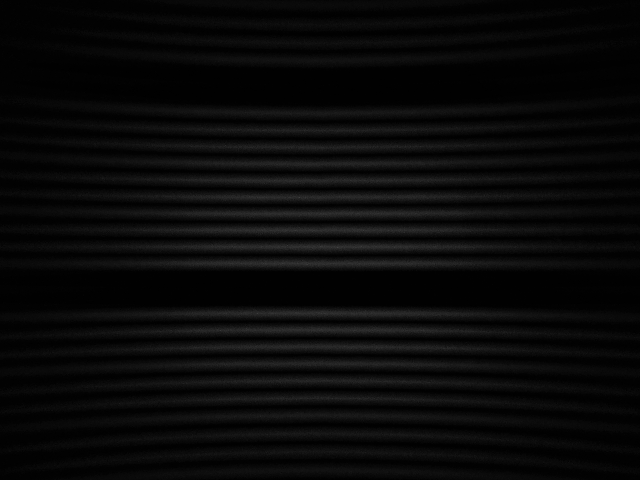
%> input picture Prototyping/frame_633.png, 640 x 480 px
$ octave extendDataLenghts.m   (GNU Octave 9; MATLAB toolbox functions it lacks are replaced by stand-ins)
%> lines starting %> are read from the running program, lines starting %| are printed output that depends on the picture; in (x1, y1, x2, y2) boxes, pixels count from 0 and x2, y2 are one past the last pixel; in counts of white or black regions, pixels touching at a corner belong together; the program's own positions count from 1

filterspec = {'*.jpg;*.tif;*.png;*.gif','All Image Files'};
[file,path] = uigetfile(filterspec);
%> the answer given: frame_633.png
imagefile = [path file];
roi_image = imread(imagefile);
%> roi_image is the input picture: size 480x640 uint8; min 0, max 66, mean 9.1

% Gray scale the image if it is not already
if size(roi_image, 3) == 3
    roi_GS = im2gray(roi_image);
else
    roi_GS = roi_image;
end

roi_BW = imbinarize(roi_GS);
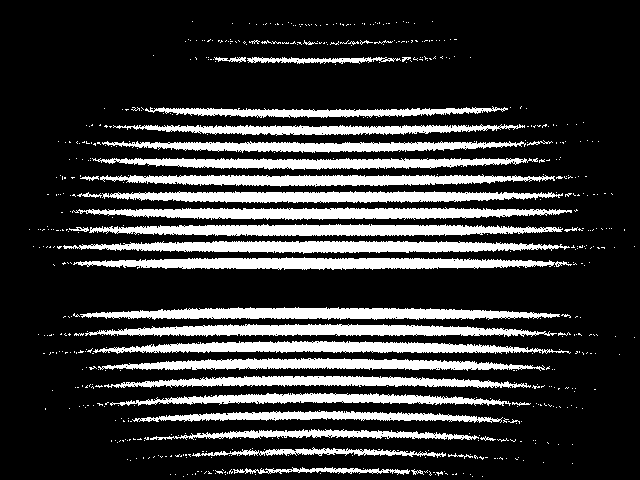
%> roi_BW: size 480x640 logical; 21% white; 571 white regions (533 under 20 px), largest, box (x1, y1, x2, y2) and area: (73, 257, 572, 270) 4260, (63, 241, 570, 254) 4246, (72, 207, 572, 220) 4147
[height, width, ~] = size(roi_image); % image dimensions
%> height = 480; width = 640

% Middle coloumn - look at the middle coloumn for the values  and
% extrapolate - increaese the regiobn lenghts
% You can adjust the column_width parameter to control how much of the middle to extract
column_width = round(width * 0.2);
%> column_width = 128
middle = round(width / 2);
%> middle = 320
start_col = max(1, middle - floor(column_width/2));
%> start_col = 256
end_col = min(width, middle + floor(column_width/2));
%> end_col = 384

middle_column_BW = roi_BW(:, start_col:end_col);
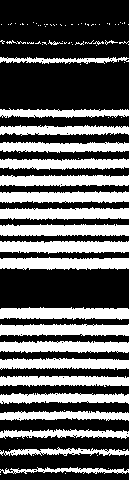
%> middle_column_BW: size 480x129 logical; 38.1% white; 92 white regions (69 under 20 px), largest, box (x1, y1, x2, y2) and area: (0, 241, 129, 254) 1405, (0, 257, 129, 270) 1392, (0, 224, 129, 236) 1380

horizontal_profile = sum(middle_column_BW, 2);
%> horizontal_profile = 480 values, max 129 at index 112, min 0 at index 1, mean 49.14

% go through the middle coloumn image and define the regions
regions = horizontal_profile > 0;
%> regions = 480 logical values, 247 true
region_changes = diff([0; regions; 0]);
%> region_changes = 481 values, max 1 at index 23, min -1 at index 28, mean 0
region_starts = find(region_changes == 1);
%> region_starts = 23 values from 23 to 468
region_ends = find(region_changes == -1) - 1;
%> region_ends = 23 values from 27 to 475

% Extend each region horizontally to cover the full width
extended_regions = false(size(roi_BW)); % blank image to mask the region

for i = 1:length(region_starts)
    extended_regions(region_starts(i):region_ends(i), :) = true;
end
%> this loop made 23 passes
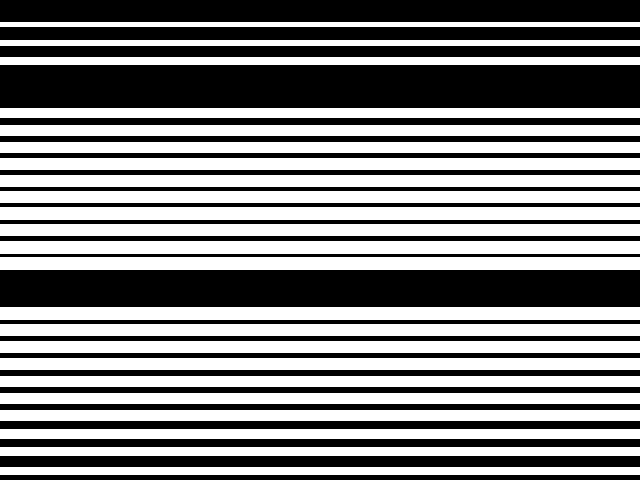
%> extended_regions: size 480x640 logical; 51.5% white; 24 black regions, largest, box (x1, y1, x2, y2) and area: (0, 65, 640, 108) 27520, (0, 270, 640, 307) 23680, (0, 0, 640, 22) 14080
% this should createa a horiztional bar for each of the regions found and
% extend it

figure('Name', 'Original Processing');
subplot(2,2,1); imshow(roi_BW); title('Original Binary ROI');
subplot(2,2,2); imshow(middle_column_BW); title('Middle Column Extracted');
subplot(2,2,3); imshow(extended_regions); title('Extended Regions');

%%

% bwboundaries again  to trace boundaries and plot rectangles
[B, L] = bwboundaries(extended_regions, 'noholes');
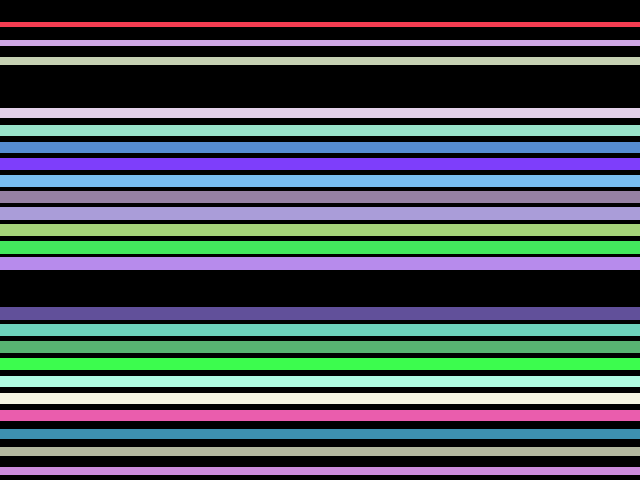
%> L: size 480x640 double; 24 distinct labels, from 0 to 23; one colour per label, 0 black
%> B = 23 boundaries; largest, box (x1, y1, x2, y2) and points: (0, 207, 640, 220) 1303, (0, 241, 640, 254) 1303, (0, 257, 640, 270) 1303, (0, 307, 640, 320) 1303, (0, 158, 640, 170) 1301
figure('Name', 'Extended Regions with Boundaries');
imshow(extended_regions);
hold on;

% Plot boundaries
for k = 1:length(B)
    boundary = B{k};
    plot(boundary(:,2), boundary(:,1), 'r', 'LineWidth', 1);
end

% Find the regions again and plot the rectangular regions
for k = 1:length(B)
    boundary = B{k};

    % Find the min and max of the rol and cols to label the regions
    min_row = min(boundary(:,1));
    max_row = max(boundary(:,1));
    min_col = min(boundary(:,2));
    max_col = max(boundary(:,2));

    % Draw rectangles for this certain region (as the code iterates through
    % i)
    rectangle('Position', [min_col, min_row, max_col-min_col, max_row-min_row], ...
        'EdgeColor', 'g', 'LineWidth', 2);

    % Add region number label
    text(min_col + (max_col-min_col)/2, min_row + (max_row-min_row)/2, num2str(k), ...
        'Color', 'blue', 'FontSize', 12, 'FontWeight', 'bold', 'HorizontalAlignment', 'center');
end
%> this loop made 23 passes
%> (min_row, max_row) on passes 1 to 12: (23, 27), (41, 46), (58, 65), (109, 118), (126, 136), (143, 153), (159, 170), (176, 187), (192, 203), (208, 220), (225, 236), (242, 254)
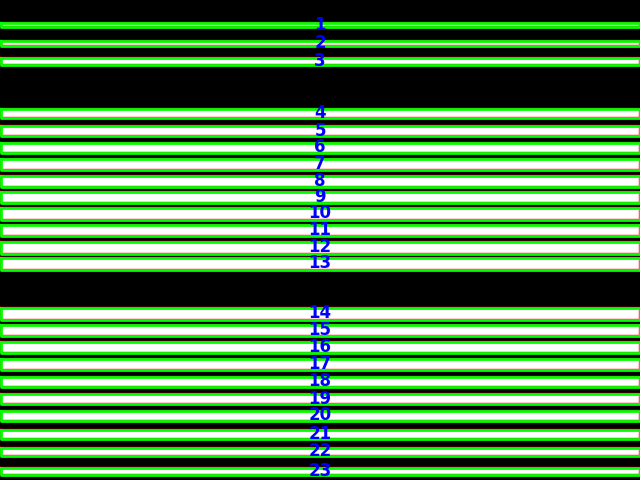
%> figure redrawn from the program's plot data
